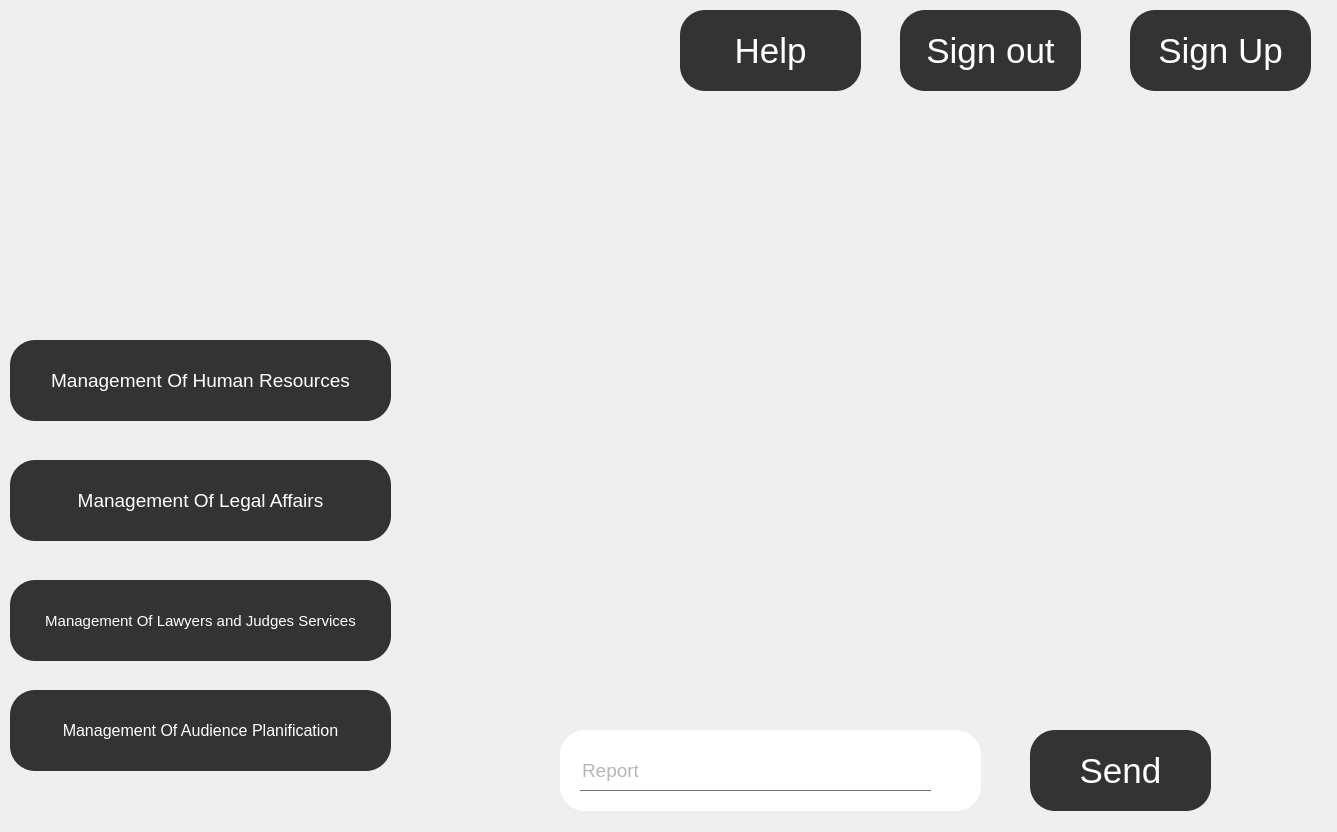
<?xml version="1.0" encoding="UTF-8"?>
<ui version="4.0">
 <class>menu</class>
 <widget class="QDialog" name="menu">
  <property name="geometry">
   <rect>
    <x>0</x>
    <y>0</y>
    <width>1337</width>
    <height>832</height>
   </rect>
  </property>
  <property name="windowTitle">
   <string>Dialog</string>
  </property>
  <property name="styleSheet">
   <string notr="true">*{
	background:url(C:/Users/ALA/Desktop/2A/projet/azzz.png) ;
}</string>
  </property>
  <widget class="QPushButton" name="pushButton_8">
   <property name="geometry">
    <rect>
     <x>900</x>
     <y>10</y>
     <width>181</width>
     <height>81</height>
    </rect>
   </property>
   <property name="font">
    <font>
     <pointsize>26</pointsize>
    </font>
   </property>
   <property name="styleSheet">
    <string notr="true">*{
border-color: bluedark;
border-radius: 25px;
background:#333333;
color:white;


}

*:hover
{
	color:#333333;
	border-radius:25px;
	background:white
}

*:pressed{
border-color: bluedark;
border-radius: 25px;
background:#333333;
color:white;


}</string>
   </property>
   <property name="text">
    <string>Sign out</string>
   </property>
  </widget>
  <widget class="QPushButton" name="pushButton_14">
   <property name="geometry">
    <rect>
     <x>560</x>
     <y>730</y>
     <width>421</width>
     <height>81</height>
    </rect>
   </property>
   <property name="font">
    <font>
     <pointsize>12</pointsize>
    </font>
   </property>
   <property name="styleSheet">
    <string notr="true">*{
border-color: bluedark;
border-radius: 25px;
background:white;
color:white;


}

</string>
   </property>
   <property name="text">
    <string>Management Of Audience Planification</string>
   </property>
  </widget>
  <widget class="QPushButton" name="pushButton_7">
   <property name="geometry">
    <rect>
     <x>680</x>
     <y>10</y>
     <width>181</width>
     <height>81</height>
    </rect>
   </property>
   <property name="font">
    <font>
     <pointsize>26</pointsize>
    </font>
   </property>
   <property name="styleSheet">
    <string notr="true">*{
border-color: bluedark;
border-radius: 25px;
background:#333333;
color:white;


}

*:hover
{
	color:#333333;
	border-radius:25px;
	background:white
}

*:pressed{
border-color: bluedark;
border-radius: 25px;
background:#333333;
color:white;


}</string>
   </property>
   <property name="text">
    <string>Help</string>
   </property>
  </widget>
  <widget class="QPushButton" name="pushButton_12">
   <property name="geometry">
    <rect>
     <x>10</x>
     <y>580</y>
     <width>381</width>
     <height>81</height>
    </rect>
   </property>
   <property name="font">
    <font>
     <pointsize>11</pointsize>
    </font>
   </property>
   <property name="styleSheet">
    <string notr="true">*{
border-color: bluedark;
border-radius: 25px;
background:#333333;
color:white;


}

*:hover
{
	color:#333333;
	border-radius:25px;
	background:white
}

*:pressed{
border-color: bluedark;
border-radius: 25px;
background:#333333;
color:white;


}</string>
   </property>
   <property name="text">
    <string>Management Of Lawyers and Judges Services</string>
   </property>
  </widget>
  <widget class="QPushButton" name="pushButton_13">
   <property name="geometry">
    <rect>
     <x>10</x>
     <y>690</y>
     <width>381</width>
     <height>81</height>
    </rect>
   </property>
   <property name="font">
    <font>
     <pointsize>12</pointsize>
    </font>
   </property>
   <property name="styleSheet">
    <string notr="true">*{
border-color: bluedark;
border-radius: 25px;
background:#333333;
color:white;


}

*:hover
{
	color:#333333;
	border-radius:25px;
	background:white
}

*:pressed{
border-color: bluedark;
border-radius: 25px;
background:#333333;
color:white;


}</string>
   </property>
   <property name="text">
    <string>Management Of Audience Planification</string>
   </property>
  </widget>
  <widget class="QPushButton" name="pushButton_10">
   <property name="geometry">
    <rect>
     <x>10</x>
     <y>340</y>
     <width>381</width>
     <height>81</height>
    </rect>
   </property>
   <property name="font">
    <font>
     <pointsize>14</pointsize>
    </font>
   </property>
   <property name="styleSheet">
    <string notr="true">*{
border-color: bluedark;
border-radius: 25px;
background:#333333;
color:white;


}

*:hover
{
	color:#333333;
	border-radius:25px;
	background:white
}

*:pressed{
border-color: bluedark;
border-radius: 25px;
background:#333333;
color:white;


}</string>
   </property>
   <property name="text">
    <string>Management Of Human Resources</string>
   </property>
  </widget>
  <widget class="QPushButton" name="pushButton_9">
   <property name="geometry">
    <rect>
     <x>1130</x>
     <y>10</y>
     <width>181</width>
     <height>81</height>
    </rect>
   </property>
   <property name="font">
    <font>
     <pointsize>26</pointsize>
    </font>
   </property>
   <property name="styleSheet">
    <string notr="true">*{
border-color: bluedark;
border-radius: 25px;
background:#333333;
color:white;


}

*:hover
{
	color:#333333;
	border-radius:25px;
	background:white
}

*:pressed{
border-color: bluedark;
border-radius: 25px;
background:#333333;
color:white;


}</string>
   </property>
   <property name="text">
    <string>Sign Up</string>
   </property>
  </widget>
  <widget class="QPushButton" name="pushButton_11">
   <property name="geometry">
    <rect>
     <x>10</x>
     <y>460</y>
     <width>381</width>
     <height>81</height>
    </rect>
   </property>
   <property name="font">
    <font>
     <pointsize>14</pointsize>
    </font>
   </property>
   <property name="styleSheet">
    <string notr="true">*{
border-color: bluedark;
border-radius: 25px;
background:#333333;
color:white;


}

*:hover
{
	color:#333333;
	border-radius:25px;
	background:white
}

*:pressed{
border-color: bluedark;
border-radius: 25px;
background:#333333;
color:white;


}</string>
   </property>
   <property name="text">
    <string>Management Of Legal Affairs</string>
   </property>
  </widget>
  <widget class="QPushButton" name="pushButton_15">
   <property name="geometry">
    <rect>
     <x>1030</x>
     <y>730</y>
     <width>181</width>
     <height>81</height>
    </rect>
   </property>
   <property name="font">
    <font>
     <pointsize>26</pointsize>
    </font>
   </property>
   <property name="styleSheet">
    <string notr="true">*{
border-color: bluedark;
border-radius: 25px;
background:#333333;
color:white;


}

*:hover
{
	color:#333333;
	border-radius:25px;
	background:white
}

*:pressed{
border-color: bluedark;
border-radius: 25px;
background:#333333;
color:white;


}</string>
   </property>
   <property name="text">
    <string>Send</string>
   </property>
  </widget>
  <widget class="QLineEdit" name="lineEdit">
   <property name="geometry">
    <rect>
     <x>580</x>
     <y>750</y>
     <width>351</width>
     <height>41</height>
    </rect>
   </property>
   <property name="font">
    <font>
     <pointsize>14</pointsize>
    </font>
   </property>
   <property name="styleSheet">
    <string notr="true">*{
background:transparent;
border:none;
color:#717072;
border-bottom:1px solid #717072;
}</string>
   </property>
   <property name="inputMask">
    <string/>
   </property>
   <property name="text">
    <string/>
   </property>
   <property name="maxLength">
    <number>32767</number>
   </property>
   <property name="placeholderText">
    <string>Report</string>
   </property>
  </widget>
 </widget>
 <resources/>
 <connections/>
</ui>
